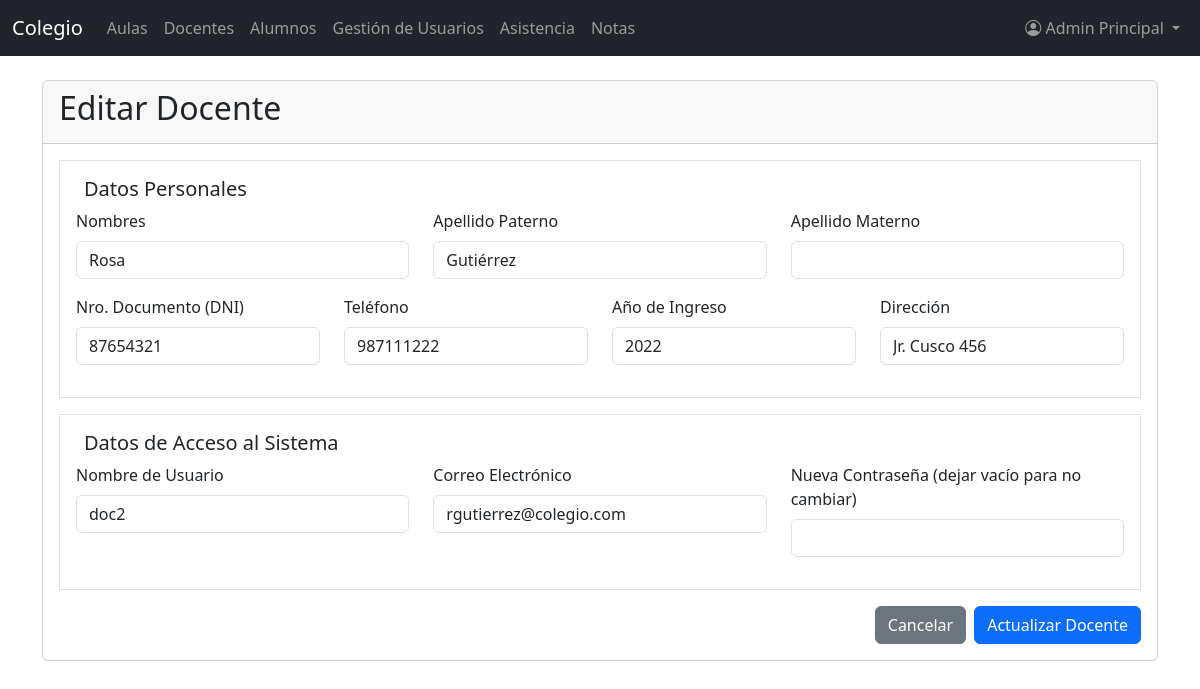
Screenshot of /index.php?controller=docente&action=edit&id=2 (signed in) with the database file from the repository.
### tables this page shows
CREATE TABLE `docentes` (
  `id` int(11) NOT NULL,
  `usuario_id` int(11) NOT NULL,
  `nombres` varchar(100) NOT NULL,
  `apellido_paterno` varchar(100) NOT NULL,
  `apellido_materno` varchar(100) DEFAULT NULL,
  `documento` varchar(20) DEFAULT NULL,
  `telefono` varchar(20) DEFAULT NULL,
  `direccion` varchar(120) DEFAULT NULL,
  `foto` varchar(200) DEFAULT NULL,
  `anio_ingreso` int(11) DEFAULT NULL
);

CREATE TABLE `usuarios` (
  `id` int(11) NOT NULL,
  `nombres` varchar(100) NOT NULL,
  `apellidos` varchar(100) NOT NULL,
  `dni` varchar(20) DEFAULT NULL,
  `correo` varchar(120) DEFAULT NULL,
  `usuario` varchar(50) NOT NULL,
  `password` varchar(255) NOT NULL,
  `rol` enum('ADMIN','DOCENTE','PADRE') NOT NULL,
  `estado` enum('ACTIVO','INACTIVO') DEFAULT 'ACTIVO',
  `fecha_creacion` timestamp NOT NULL DEFAULT current_timestamp()
);

### controllers/DocenteController.php (called while the page is built, shortened)
<?php
class DocenteController {
    public function edit() {
        $id = isset($_GET['id']) ? $_GET['id'] : die('ERROR: ID no encontrado.');
        include_once 'models/Docente.php';
        $database = new Database();
        $db = $database->connect();
        $docente = new Docente($db);
        $docente_data = $docente->readOne($id);
        include_once 'views/docentes/edit.php';
    }
}
?>

### models/Docente.php (called while the page is built, shortened)
<?php
class Docente {
    private $conn;
    private $table = 'docentes';
    public function __construct($db) {
        $this->conn = $db;
    }
    public function readOne($id) {
        $query = 'SELECT
            d.id,
            d.usuario_id,
            d.nombres,
            d.apellido_paterno,
            d.apellido_materno,
            d.documento,
            d.telefono,
            d.direccion,
            d.anio_ingreso,
            u.usuario,
            u.correo
        FROM
            ' . $this->table . ' d
        LEFT JOIN
            usuarios u ON d.usuario_id = u.id
        WHERE
            d.id = :id
        LIMIT 1';
        $stmt = $this->conn->prepare($query);
        $stmt->bindParam(':id', $id);
        $stmt->execute();
        return $stmt->fetch(PDO::FETCH_ASSOC);
    }
}
?>

### views/docentes/edit.php (the view, shortened to what this page needs)
<?php include_once 'views/layout/header.php'; ?>
<div class="card">
    <div class="card-header">
        <h2 class="card-title">Editar Docente</h2>
    </div>
    <div class="card-body">
        <form action="index.php?controller=docente&action=update" method="POST">
            <fieldset class="border p-3 mb-3">
                <legend class="w-auto px-2 h5">Datos Personales</legend>
                <div class="row">
                    <div class="col-md-4 mb-3">
                        <label for="nombres" class="form-label">Nombres</label>
                        <input type="text" class="form-control" id="nombres" name="nombres" value="<?php echo htmlspecialchars($docente_data['nombres']); ?>" required>
                    </div>
                    <div class="col-md-4 mb-3">
                        <label for="apellido_paterno" class="form-label">Apellido Paterno</label>
                        <input type="text" class="form-control" id="apellido_paterno" name="apellido_paterno" value="<?php echo htmlspecialchars($docente_data['apellido_paterno']); ?>" required>
                    </div>
                    <div class="col-md-4 mb-3">
                        <label for="apellido_materno" class="form-label">Apellido Materno</label>
                        <input type="text" class="form-control" id="apellido_materno" name="apellido_materno" value="<?php echo htmlspecialchars($docente_data['apellido_materno']); ?>">
                    </div>
                </div>
                <div class="row">
                    <div class="col-md-3 mb-3">
                        <label for="documento" class="form-label">Nro. Documento (DNI)</label>
                        <input type="text" class="form-control" id="documento" name="documento" value="<?php echo htmlspecialchars($docente_data['documento']); ?>" required>
                    </div>
                    <div class="col-md-3 mb-3">
                        <label for="telefono" class="form-label">Teléfono</label>
                        <input type="tel" class="form-control" id="telefono" name="telefono" value="<?php echo htmlspecialchars($docente_data['telefono']); ?>">
                    </div>
                    <div class="col-md-3 mb-3">
                        <label for="anio_ingreso" class="form-label">Año de Ingreso</label>
                        <input type="number" class="form-control" id="anio_ingreso" name="anio_ingreso" min="1980" max="<?php echo date('Y'); ?>" value="<?php echo htmlspecialchars($docente_data['anio_ingreso']); ?>">
                    </div>
                     <div class="col-md-3 mb-3">
                        <label for="direccion" class="form-label">Dirección</label>
                        <input type="text" class="form-control" id="direccion" name="direccion" value="<?php echo htmlspecialchars($docente_data['direccion']); ?>">
                    </div>
                </div>
            </fieldset>
            <fieldset class="border p-3 mb-3">
                <legend class="w-auto px-2 h5">Datos de Acceso al Sistema</legend>
                <div class="row">
                    <div class="col-md-4 mb-3">
                        <label for="usuario" class="form-label">Nombre de Usuario</label>
                        <input type="text" class="form-control" id="usuario" name="usuario" value="<?php echo htmlspecialchars($docente_data['usuario']); ?>" required>
                    </div>
                    <div class="col-md-4 mb-3">
                        <label for="correo" class="form-label">Correo Electrónico</label>
                        <input type="email" class="form-control" id="correo" name="correo" value="<?php echo htmlspecialchars($docente_data['correo']); ?>" required>
                    </div>
                    <div class="col-md-4 mb-3">
                        <label for="password" class="form-label">Nueva Contraseña (dejar vacío para no cambiar)</label>
                        <input type="password" class="form-control" id="password" name="password">
                    </div>
                </div>
            </fieldset>
            <div class="d-flex justify-content-end">
                <a href="index.php?controller=docente&action=index" class="btn btn-secondary me-2">Cancelar</a>
                <button type="submit" class="btn btn-primary">Actualizar Docente</button>
            </div>
        </form>
    </div>
</div>
<?php include_once 'views/layout/footer.php'; ?>

### rows the page displays
docentes: nombres "Rosa", apellido_paterno "Gutiérrez", documento "87654321", telefono "987111222", anio_ingreso "2022", direccion "Jr. Cusco 456", usuario "doc2", correo "rgutierrez@colegio.com"

### other values shown
$_SESSION['user_name'] "Admin Principal"
